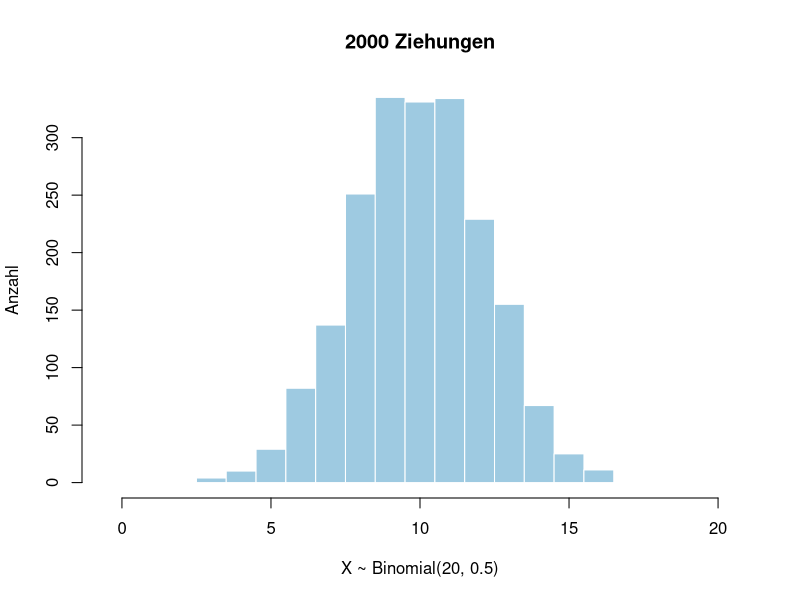
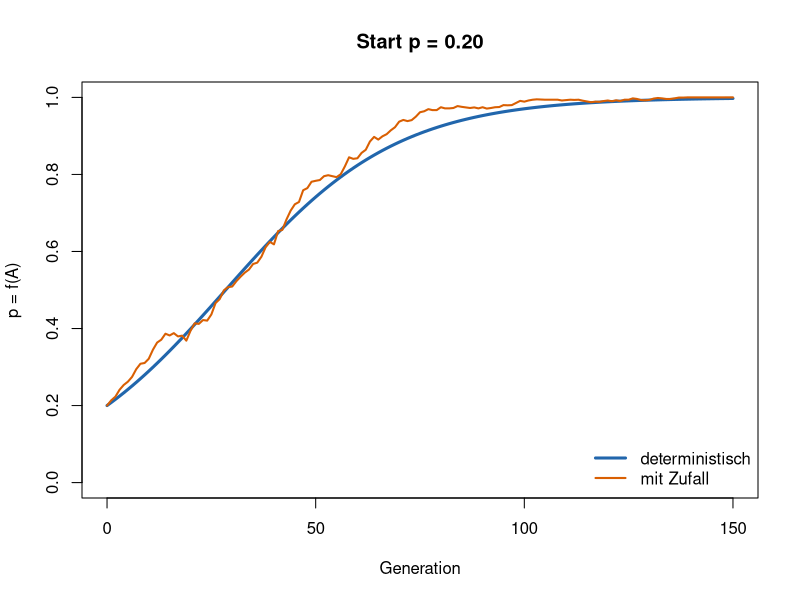
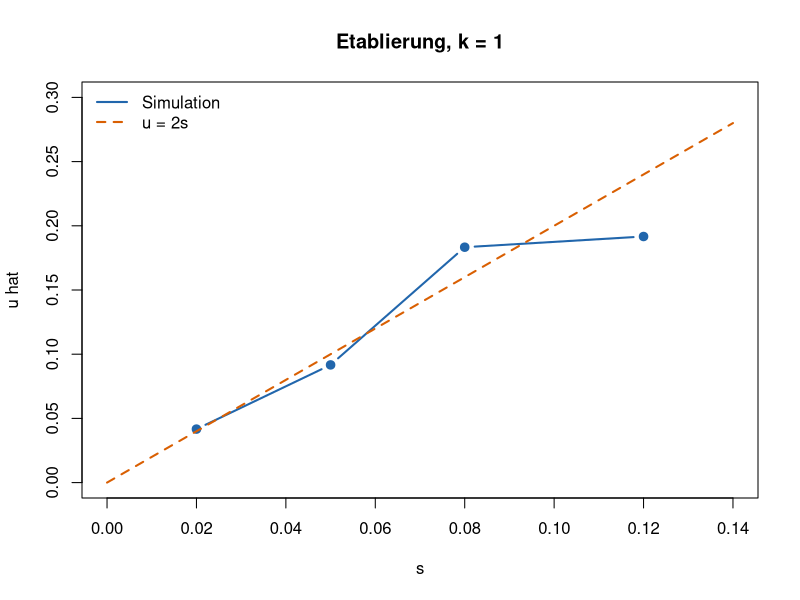
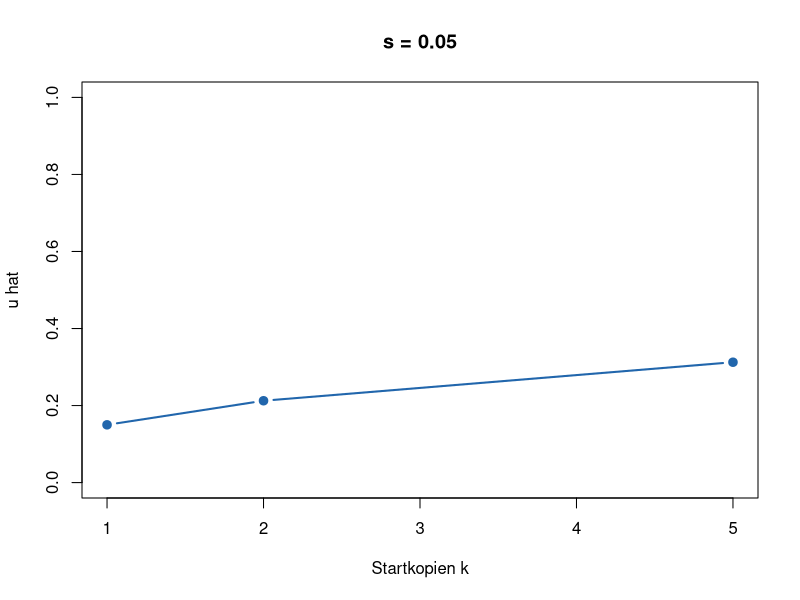

Write the R code that produced these figures, in order.
## ---- chunk 1
selection_step_haploid <- function(p, s) {
  p * (1 + s) / (1 + p * s)
}

wf_step <- function(p, s, N) {
  p_sel <- selection_step_haploid(p, s)
  if (p_sel <= 0) return(0)
  if (p_sel >= 1) return(1)
  rbinom(1, N, p_sel) / N
}

simulate_det <- function(p0, s, generations = 200) {
  p <- numeric(generations + 1)
  p[1] <- p0
  for (t in seq_len(generations)) {
    p[t + 1] <- selection_step_haploid(p[t], s)
  }
  data.frame(generation = 0:generations, p = p)
}

simulate_wf <- function(p0, s, N, generations = 200) {
  p <- numeric(generations + 1)
  p[1] <- p0
  for (t in seq_len(generations)) {
    p[t + 1] <- wf_step(p[t], s, N)
  }
  data.frame(generation = 0:generations, p = p)
}

lineage_fate <- function(s, N, k = 1, max_gen = 400) {
  p <- k / N
  for (t in seq_len(max_gen)) {
    p <- wf_step(p, s, N)
    if (p <= 0) return(0)
    if (p >= 1) return(1)
  }
  as.numeric(p >= 0.5)
}
## ---- chunk 2
set.seed(9)
x <- rbinom(2000, size = 20, prob = 0.5)
hist(x, breaks = 0:21 - 0.5, col = "#9ecae1", border = "white",
     main = "2000 Ziehungen", xlab = "X ~ Binomial(20, 0.5)", ylab = "Anzahl")
## ---- chunk 3
set.seed(9)
N <- 2000
s <- 0.05
det <- simulate_det(0.20, s, 150)
stoch <- simulate_wf(0.20, s, N, 150)
plot(det$generation, det$p, type = "l", lwd = 3, col = "#2166ac",
     ylim = c(0, 1), xlab = "Generation", ylab = "p = f(A)",
     main = "Start p = 0.20")
lines(stoch$generation, stoch$p, lwd = 2, col = "#d95f02")
legend("bottomright", c("deterministisch", "mit Zufall"),
       col = c("#2166ac", "#d95f02"), lwd = c(3, 2), bty = "n")
## ---- chunk 4
set.seed(9)
s_grid <- c(0.02, 0.05, 0.08, 0.12)
n_reps <- 120
N <- 800
u_est <- numeric(length(s_grid))
for (i in seq_along(s_grid)) {
  u_est[i] <- mean(replicate(n_reps, lineage_fate(s_grid[i], N)))
}
plot(s_grid, u_est, type = "b", pch = 19, lwd = 2, col = "#2166ac",
     xlim = c(0, 0.14), ylim = c(0, 0.30),
     xlab = "s", ylab = "u hat",
     main = "Etablierung, k = 1")
curve(2 * x, from = 0, to = 0.14, add = TRUE, lwd = 2, lty = 2,
      col = "#d95f02")
legend("topleft", c("Simulation", "u = 2s"),
       col = c("#2166ac", "#d95f02"), lwd = 2, lty = c(1, 2), bty = "n")
## ---- chunk 5
set.seed(9)
k_grid <- c(1, 2, 5)
s <- 0.05
u_k <- numeric(length(k_grid))
for (i in seq_along(k_grid)) {
  u_k[i] <- mean(replicate(80, lineage_fate(s, N = 800, k = k_grid[i])))
}
plot(k_grid, u_k, type = "b", pch = 19, lwd = 2, col = "#2166ac",
     ylim = c(0, 1), xlab = "Startkopien k", ylab = "u hat",
     main = "s = 0.05")
